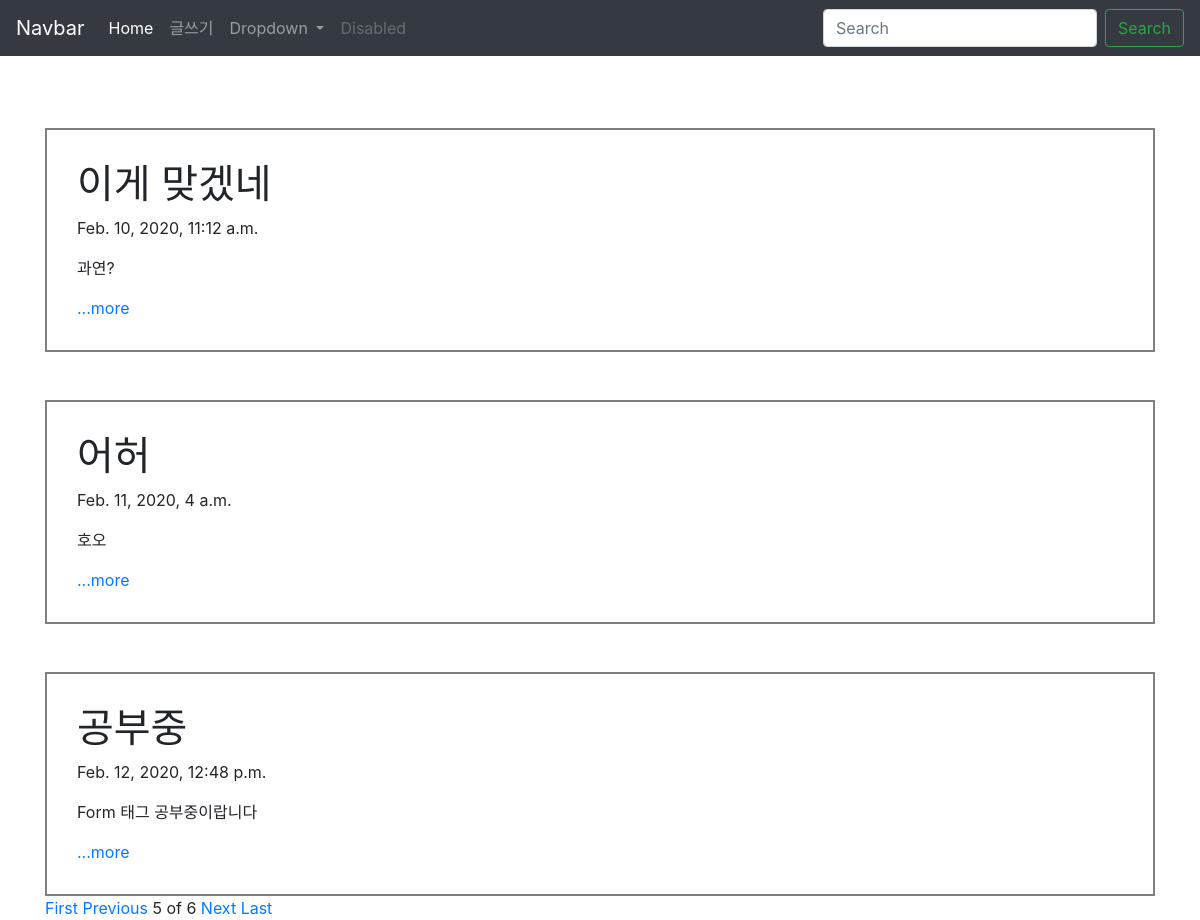
The app's page /?page=5 with its own data.
### BlogApp/models.py (models this page shows, shortened)
class writing(models.Model):
    title = models.CharField(max_length=100)
    pub_date = models.DateTimeField(auto_now_add=True)
    text = models.TextField()
    def summary(self):
        return self.text[:100]

### BlogApp/views.py (the view)
# urls.py: 2. Add a URL to urlpatterns:  path('', views.home, name='home')
def home(request):
    write = writing.objects #쿼리셋
    writing_list = writing.objects.all()
    paginator = Paginator(writing_list,3)
    page = request.GET.get('page')
    posts = paginator.get_page(page)
    return render(request, 'home.html', {'writings':write, 'posts':posts} )

### BlogApp/templates/home.html
{% extends 'base.html' %}
{% block contents %}
<body>
    <div class="container">
        {% for w in posts %}
        <br><br>
        <div style="border: 2px solid gray; padding: 30px;">
            <h1>{{w.title}}</h1>
            <p>{{w.pub_date}}</p>
            <p>{{w.summary}} </p>
            <a href="{% url 'detail' w.id %}">...more </a>
        </div>
        {% endfor %}
    </div>
</body>
<div class="container">
    {% if posts.has_previous %}
    <a href="?page=1">First</a>
    <a href="?page={{posts.previous_page_number}}">Previous</a>
    {% endif %}
    <span>{{posts.number}}</span>
    <span>of</span>
    <span>{{posts.paginator.num_pages}}</span>
    {% if posts.has_next %}
    <a href="?page={{posts.next_page_number}}">Next</a>
    <a href="?page={{posts.paginator.num_pages}}">Last</a>
    {% endif %}
</div>
{% endblock contents %}

### records on screen
writing: title "이게 맞겠네", pub_date "Feb. 10, 2020, 11:12 a.m.", summary "과연?"
writing: title "어허", pub_date "Feb. 11, 2020, 4 a.m.", summary "호오"
writing: title "공부중", pub_date "Feb. 12, 2020, 12:48 p.m.", summary "Form 태그 공부중이랍니다"

### other values on screen
{{ posts.number }} "5"
{{ posts.paginator.num_pages }} "6"
